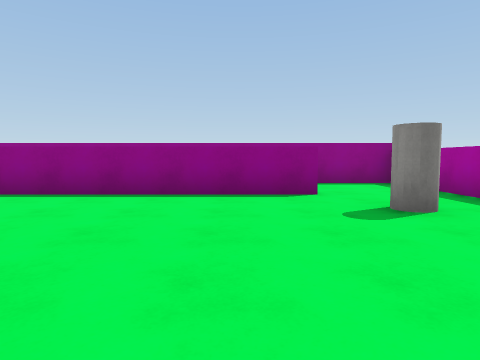
View 1 (above)

16 first-person views from a walk through a 3-D level made in the Unity game engine. The camera is 1.2 m above the floor, tilts 4° down and sees 75° across. The floor is counted in squares, 2 m on a side. Each view is taken from the middle of a square. On the plan, view 1 faces up. The plan holds only what a view shows up to about 9 squares ahead; the rest is blank. The place goes on beyond the plan. The player is left out. Surface patterns are stand-ins for the level's own textures.

View 2
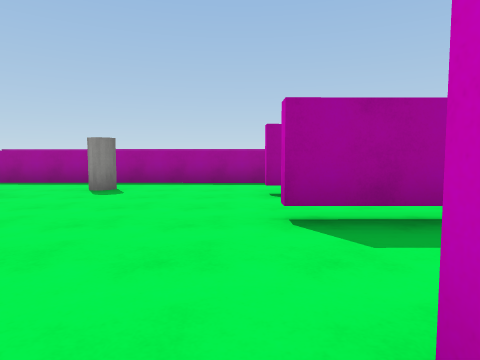

View 3
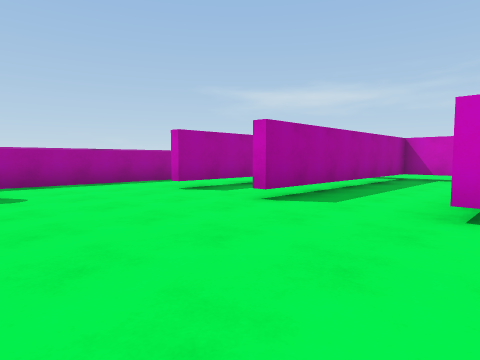

View 4
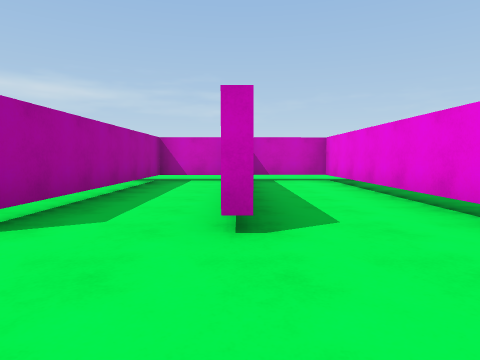

View 5
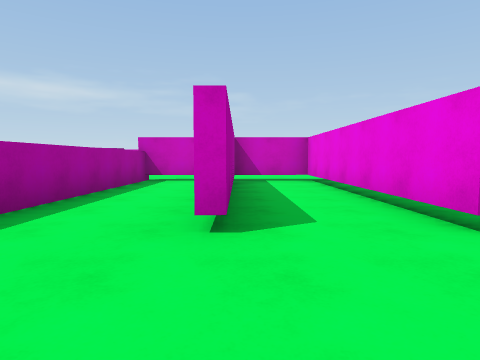

View 6
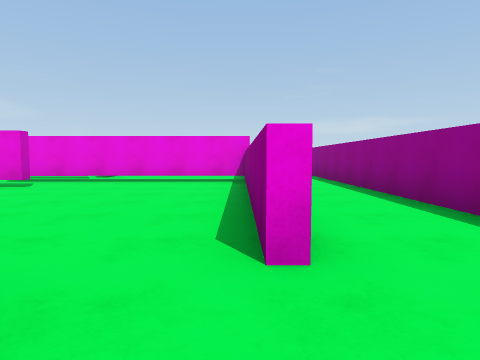

View 7
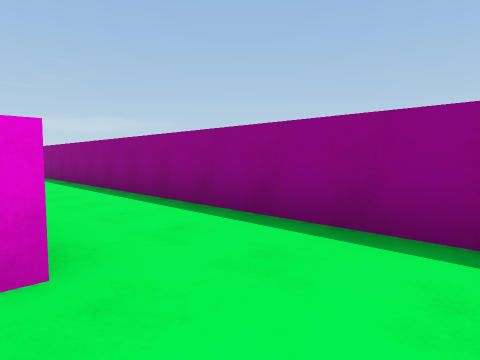

View 8
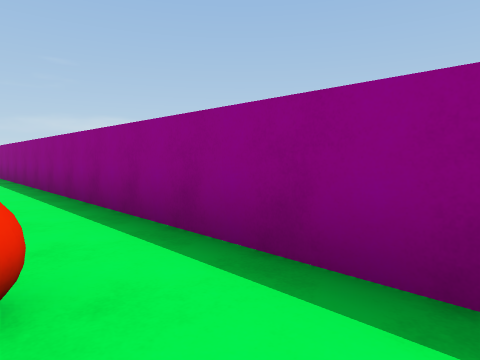

View 9
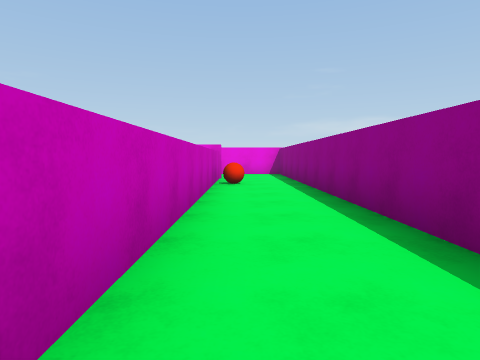

View 10
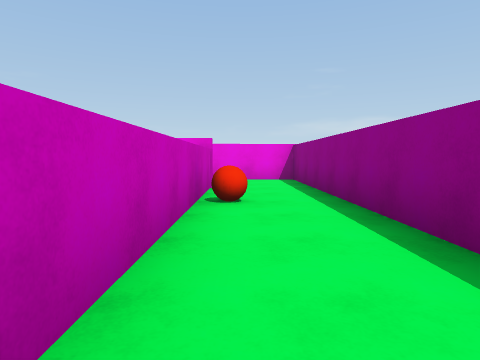

View 11
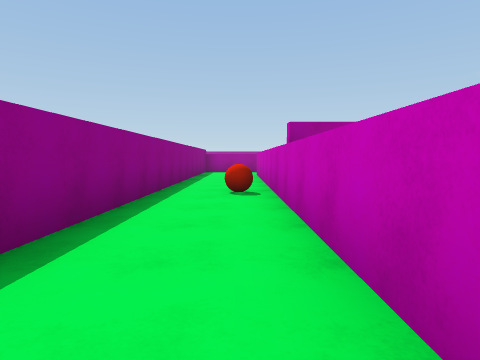

View 12
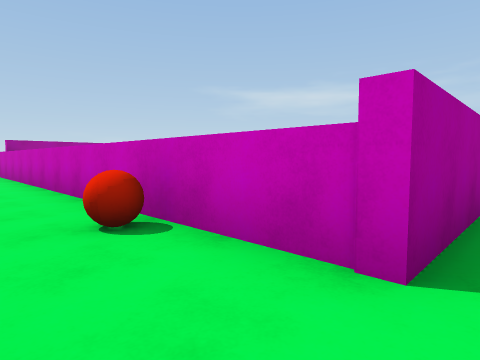

View 13
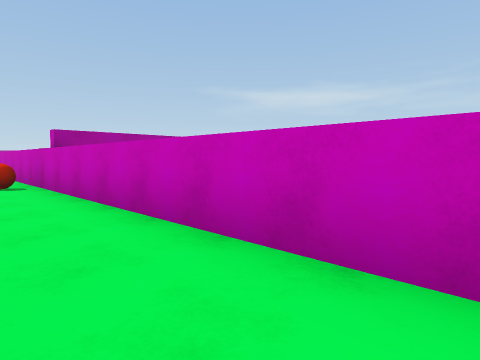

View 14
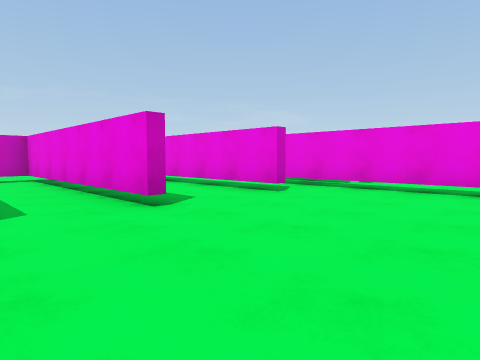

View 15
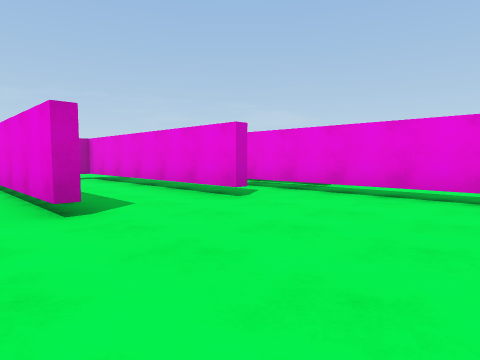

View 16
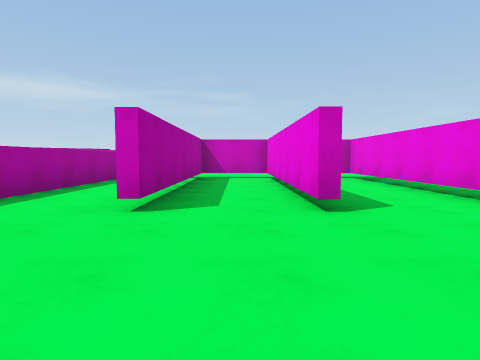

### Floor plan
Key: @ floor where view 1 was taken; # wall or solid block; . floor; C cylinder; T thing the floor can be seen under or through; B red ball.
Columns run from 17 left of view 1 to 4 right of it. Each row starts with its distance up from view 1.
  8 ######################
  7 .....................#
  6 ...B........B........#
  5 ###################..#
  4  #         .T......C.#
  3  #        ..T........#
  2           ..T........#
  1            .T........#
  0             ##..T@T..#
 -1             ##..T.T..#
 -2              #..T.T..#
 -3              #..T.T..#
 -4              #..#.#..#
 -5              #..#.#.##
 -6              ########

Where each view was taken, in squares from view 1:
view 1: 0 up, 0 right, facing up
view 2: 1 up, 4 left, facing right
view 3: 4 up, 4 left, facing down-right
view 4: 3 up, 1 left, facing down
view 5: 3 up, 1 right, facing down
view 6: 5 up, 3 right, facing left
view 7: 5 up, 3 right, facing up-left
view 8: 6 up, 3 left, facing up-left
view 9: 6 up, 7 left, facing left
view 10: 6 up, 10 left, facing left
view 11: 6 up, 10 left, facing right
view 12: 7 up, 17 left, facing down-right
view 13: 7 up, 12 left, facing down-right
view 14: 4 up, 1 right, facing down-left
view 15: 4 up, 0 right, facing down-left
view 16: 4 up, 0 right, facing down
